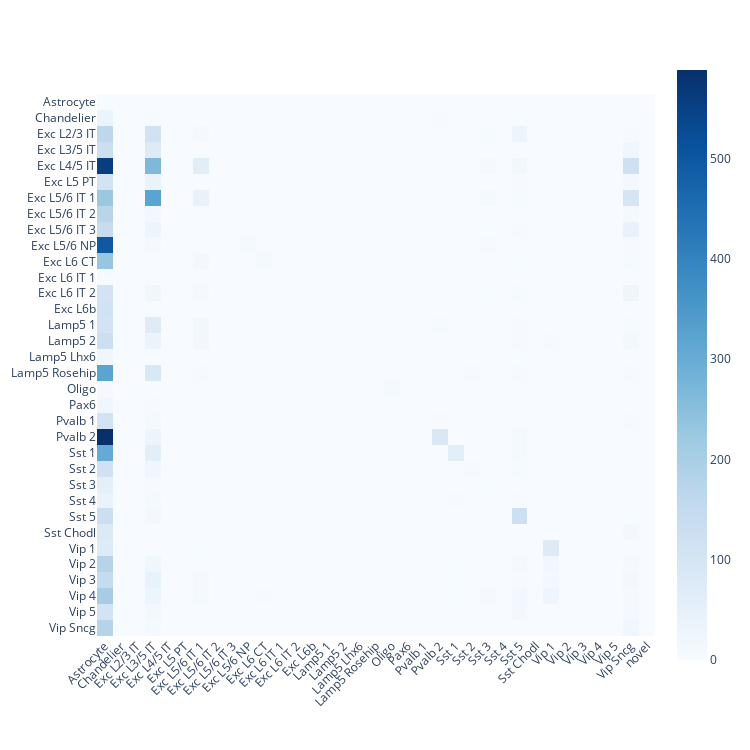

Here is the notebook cell this chart was saved with:
### Code cell
# load datasets
q = sc.read_h5ad('../data/ALM.h5ad')
ref = sc.read_h5ad('../data/MTG.h5ad')

# run the method
m = CellTypist()
m.fit(ref, 'labels34')
m.predict(q)

# evaluate the predictions
acc, cfmatrix, q_labels, ref_labels = eval_preds(q, ref, 'labels34', 'labels34', 'celltypist')
print(f"[*] accuracy: {acc:.2f}")
plot_cfmatrix(cfmatrix, q_labels, ref_labels)

### Figure 1 — Plotly figure (JSON) as saved in the notebook; plotly's stock layout.template omitted (floating-point values rounded to 4 significant figures; data arrays with more than 128 entries replaced by an {"elided": "..."} marker saying what was removed)
{"data": [{"coloraxis": "coloraxis", "hovertemplate": "x: %{x}<br>y: %{y}<br>color: %{z}<extra></extra>", "name": "0", "type": "heatmap", "x": ["Astrocyte", "Chandelier", "Exc L2/3 IT", "Exc L3/5 IT", "Exc L4/5 IT", "Exc L5 PT", "Exc L5/6 IT 1", "Exc L5/6 IT 2", "Exc L5/6 IT 3", "Exc L5/6 NP", "Exc L6 CT", "Exc L6 IT 1", "Exc L6 IT 2", "Exc L6b", "Lamp5 1", "Lamp5 2", "Lamp5 Lhx6", "Lamp5 Rosehip", "Oligo", "Pax6", "Pvalb 1", "Pvalb 2", "Sst 1", "Sst 2", "Sst 3", "Sst 4", "Sst 5", "Sst Chodl", "Vip 1", "Vip 2", "Vip 3", "Vip 4", "Vip 5", "Vip Sncg", "novel"], "xaxis": "x", "y": ["Astrocyte", "Chandelier", "Exc L2/3 IT", "Exc L3/5 IT", "Exc L4/5 IT", "Exc L5 PT", "Exc L5/6 IT 1", "Exc L5/6 IT 2", "Exc L5/6 IT 3", "Exc L5/6 NP", "Exc L6 CT", "Exc L6 IT 1", "Exc L6 IT 2", "Exc L6b", "Lamp5 1", "Lamp5 2", "Lamp5 Lhx6", "Lamp5 Rosehip", "Oligo", "Pax6", "Pvalb 1", "Pvalb 2", "Sst 1", "Sst 2", "Sst 3", "Sst 4", "Sst 5", "Sst Chodl", "Vip 1", "Vip 2", "Vip 3", "Vip 4", "Vip 5", "Vip Sncg"], "yaxis": "y", "z": {"elided": "34x35 int values"}}], "layout": {"coloraxis": {"colorscale": [[0, "rgb(247,251,255)"], [0.125, "rgb(222,235,247)"], [0.25, "rgb(198,219,239)"], [0.375, "rgb(158,202,225)"], [0.5, "rgb(107,174,214)"], [0.625, "rgb(66,146,198)"], [0.75, "rgb(33,113,181)"], [0.875, "rgb(8,81,156)"], [1, "rgb(8,48,107)"]]}, "height": 750, "margin": {"t": 60}, "width": 750, "xaxis": {"anchor": "y", "constrain": "domain", "domain": [0, 1], "dtick": 1, "scaleanchor": "y", "tickangle": -45}, "yaxis": {"anchor": "x", "autorange": "reversed", "constrain": "domain", "domain": [0, 1], "dtick": 1}}}
